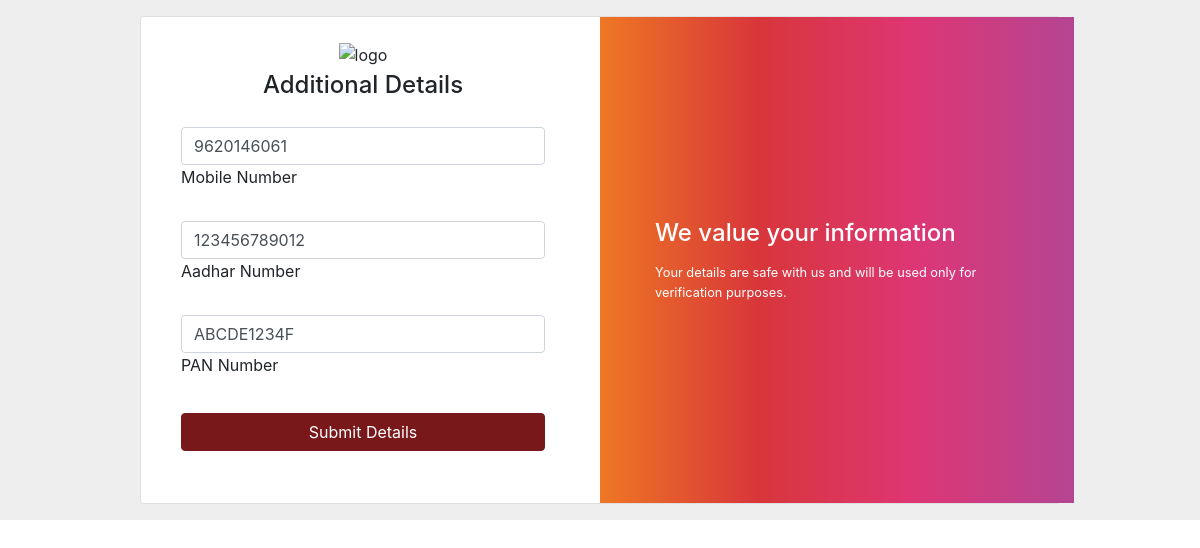
/sellerdetails/ (signed in), run on the app's committed database.
### products/models.py (models this page shows, shortened)
class seller(models.Model):
    user=models.ForeignKey(User, on_delete=models.CASCADE,default=1)
    mobileno = models.CharField(max_length=12)
    adharno = models.CharField(max_length=16)
    panno = models.CharField(max_length=20)
    products = models.ManyToManyField( 'Product', related_name="po")

### products/views.py (the view)
# urls.py: path('sellerdetails/', views.sellerdetails, name='sellerdetails'),
@login_required(login_url='login')
def sellerdetails(request):
    if request.method == 'POST':
        user = request.user
        user2 = seller.objects.filter(user=user).first()
        mob = request.POST.get('mobile_number')
        aad = request.POST.get('aadhar_number')
        pan = request.POST.get('pan_number')
        user2.mobileno = mob
        user2.adharno = aad
        user2.panno = pan
        user2.save()
        return redirect('dashboard')
    else:
        user = request.user
        user2 = seller.objects.filter(user=user).first()
        return render(request,'products/cred.html',{'user2':user2})

### products/templates/products/cred.html (shortened to what this page needs)
<!DOCTYPE html>
<html lang="en">
<head>
    <link rel="stylesheet" href="https://cdn.jsdelivr.net/npm/bootstrap@4.3.1/dist/css/bootstrap.min.css">
    <link rel="stylesheet" href="https://cdnjs.cloudflare.com/ajax/libs/font-awesome/6.6.0/css/all.min.css" />
</head>
<body>
    <section class="h-100 gradient-form">
        <div class="container py-3 h-100">
            <div class="row d-flex justify-content-center align-items-center h-100">
                <div class="col-xl-10">
                    <div class="card rounded-3 text-black">
                        <div class="row g-0">
                            <div class="col-lg-6">
                                <div class="card-body p-md-4 mx-md-3">
                                    <div class="text-center">
                                        <img src="/api/placeholder/200/100" alt="logo">
                                        <h4 class="mt-1 mb-4 pb-1">Additional Details</h4>
                                    </div>
                                    <form method="POST">
                                        <div class="form-outline mb-4">
                                            <input type="tel" id="mobile_number" name="mobile_number" value="{{user2.mobileno}}" class="form-control" required pattern="[0-9]{10}">
                                            <label class="form-label" for="mobile_number">Mobile Number</label>
                                        </div>
                                        <div class="form-outline mb-4">
                                            <input type="text" id="aadhar_number" name="aadhar_number" value="{{user2.adharno}}" class="form-control" required pattern="[0-9]{12}">
                                            <label class="form-label" for="aadhar_number">Aadhar Number</label>
                                        </div>
                                        <div class="form-outline mb-4">
                                            <input type="text" id="pan_number" value="{{user2.panno}}" name="pan_number" class="form-control" required pattern="[A-Z]{5}[0-9]{4}[A-Z]{1}">
                                            <label class="form-label" for="pan_number">PAN Number</label>
                                        </div>
                                        <div class="text-center pt-1 mb-4 pb-1">
                                            <button class="btn btn-primary btn-block" type="submit">
                                                Submit Details
                                            </button>
                                        </div>
                                    </form>
                                </div>
                            </div>
                            <div class="col-lg-6 d-flex align-items-center gradient-custom-2">
                                <div class="text-white px-3 py-4 p-md-4 mx-md-3">
                                    <h4 class="mb-3">We value your information</h4>
                                    <p class="small mb-0">Your details are safe with us and will be used only for verification purposes.</p>
                                </div>
                            </div>
                        </div>
                    </div>
                </div>
            </div>
        </div>
    </section>
</body>
</html>

### products/templates/products/cred.html (style rules this page uses)
.gradient-custom-2 { background: linear-gradient(to right, #ee7724, #d8363a, #dd3675, #b44593); }
.gradient-form { background-color: #eee; }
.btn-primary { background-color: #78181B !important; border-color: #78181B !important; }

### data on the page
seller: mobile_number "9620146061", aadhar_number "123456789012", pan_number "ABCDE1234F"
